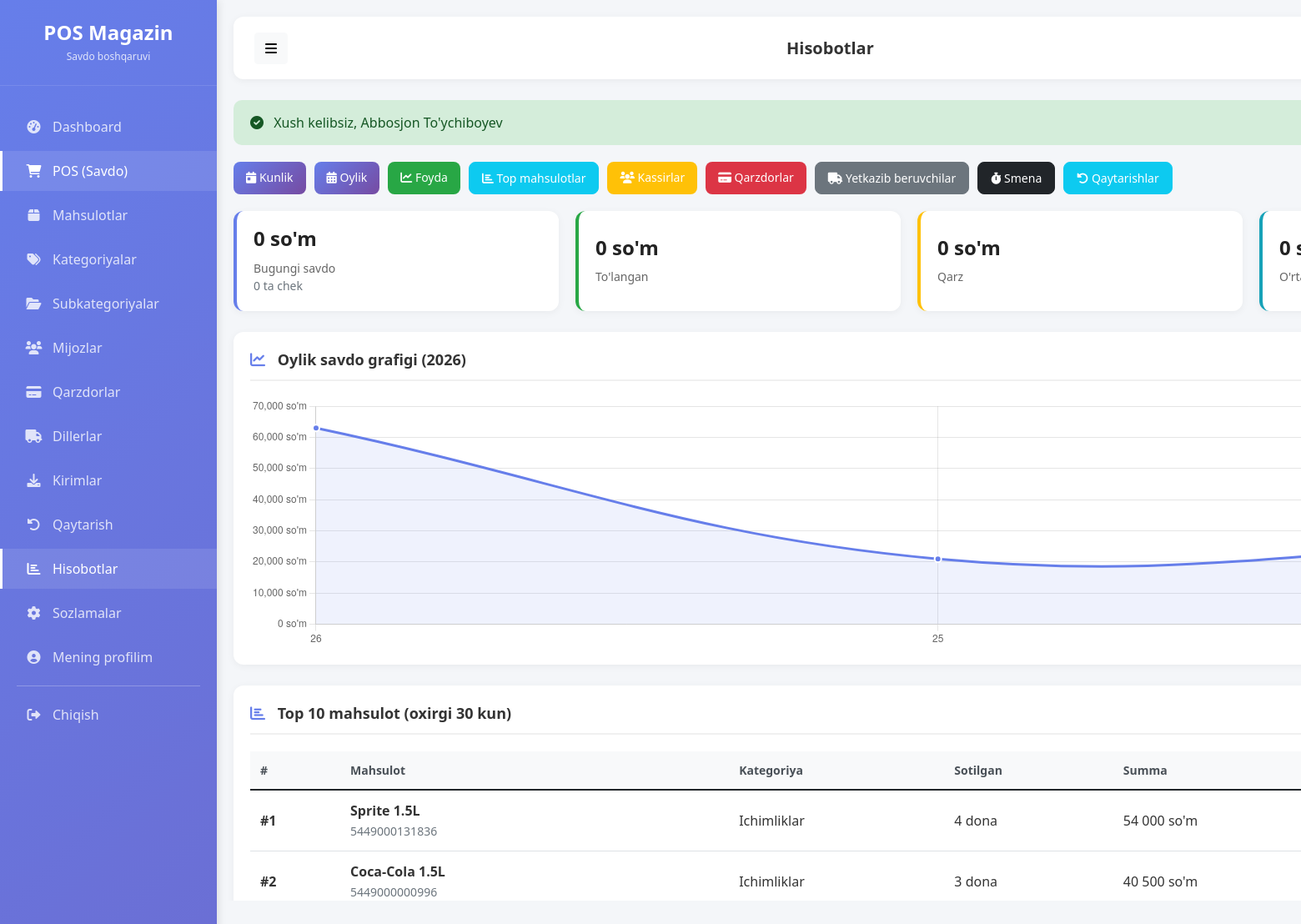
Screenshot of /reports (signed in) with the database file from the repository.
### tables this page shows
CREATE TABLE `mahsulotlar` (
  `id` int(20) UNSIGNED NOT NULL,
  `kategoriya_id` bigint(20) UNSIGNED NOT NULL,
  `subkategoriya_id` bigint(20) UNSIGNED DEFAULT NULL,
  `nomi` varchar(160) NOT NULL,
  `shtrix_kod` varchar(80) NOT NULL,
  `birlik` varchar(30) NOT NULL DEFAULT 'dona',
  `kelish_narxi` decimal(12,2) NOT NULL DEFAULT 0.00,
  `sotish_narxi` decimal(12,2) NOT NULL DEFAULT 0.00,
  `miqdor` float NOT NULL DEFAULT 0,
  `minimal_miqdor` int(11) NOT NULL DEFAULT 0,
  `faol` tinyint(1) NOT NULL DEFAULT 1,
  `yaratilgan_vaqt` timestamp NULL DEFAULT current_timestamp(),
  `yangilangan_vaqt` timestamp NULL DEFAULT current_timestamp() ON UPDATE current_timestamp(),
  `ochirilgan_vaqt` timestamp NULL DEFAULT NULL
);

CREATE TABLE `kategoriyalar` (
  `id` bigint(20) UNSIGNED NOT NULL,
  `nomi` varchar(120) NOT NULL,
  `izoh` varchar(255) DEFAULT NULL,
  `faol` tinyint(1) NOT NULL DEFAULT 1,
  `tartib` int(11) NOT NULL DEFAULT 0,
  `yaratilgan_vaqt` timestamp NULL DEFAULT current_timestamp(),
  `yangilangan_vaqt` timestamp NULL DEFAULT current_timestamp() ON UPDATE current_timestamp(),
  `ochirilgan_vaqt` timestamp NULL DEFAULT NULL
);

### app/Controllers/Controller.php (called while the page is built, shortened)
<?php
abstract class Controller {
    protected function view($view, $data = [], $layout = 'main') {
        $viewPath = APP_PATH . '/Views/pages/' . $view . '.php';
        extract($data);
        require $viewPath;
    }
}

### app/Controllers/ReportController.php (called while the page is built, shortened)
<?php
class ReportController extends Controller {
    private $reportModel;
    public function __construct() {
        $this->reportModel = new Report();
    }
    public function index() {
        $today = date('Y-m-d');
        $dailyReport = $this->reportModel->getDailyReport($today);
        $dailySales = $this->reportModel->getDailySales($today);
        $currentYear = date('Y');
        $currentMonth = date('m');
        $monthlyReport = $this->reportModel->getMonthlyDailyReport($currentYear, $currentMonth);
        $startDate = date('Y-m-d', strtotime('-30 days'));
        $endDate = $today;
        $topProducts = $this->reportModel->getTopProducts($startDate, $endDate, 10);
        $debtors = $this->reportModel->getDebtReport();
        $this->view('reports/index', [
            'dailyReport' => $dailyReport,
            'dailySales' => $dailySales,
            'monthlyReport' => $monthlyReport,
            'topProducts' => $topProducts,
            'debtors' => $debtors,
            'today' => $today,
            'currentYear' => $currentYear,
            'currentMonth' => $currentMonth
        ]);
    }
}

### config/database.php (called while the page is built)
<?php
class Database {
    private static $connection = null;
    public static function getInstance() {
        if (self::$connection === null) {
            try {
                $host = getenv('DB_HOST') ?: 'localhost';
                $dbname = getenv('DB_NAME') ?: 'pos_magazin_uz';
                $user = getenv('DB_USER') ?: 'root';
                $pass = getenv('DB_PASS') ?: '';
                $dsn = "mysql:host=$host;dbname=$dbname;charset=utf8";
                self::$connection = new PDO($dsn, $user, $pass);
                self::$connection->setAttribute(PDO::ATTR_ERRMODE, PDO::ERRMODE_EXCEPTION);
            } catch (PDOException $e) {
                die("Database xatosi: " . $e->getMessage());
            }
        }
        return self::$connection;
    }
}

### app/Models/Report.php (called while the page is built, shortened)
<?php
class Report extends Model {
    public function getTopProducts($startDate, $endDate, $limit = 10) {
        $limit = intval($limit);
        $sql = "
            SELECT
                p.id,
                p.nomi,
                p.shtrix_kod,
                p.birlik,
                k.nomi as kategoriya,
                COUNT(DISTINCT s.id) as savdolar_soni,
                SUM(st.soni) as jami_soni,
                SUM(st.qator_summa) as jami_summa,
                AVG(st.birlik_narx) as ortacha_narx,
                SUM(st.soni * p.kelish_narxi) as jami_tannarx,
                SUM(st.qator_summa) - SUM(st.soni * p.kelish_narxi) as jami_foyda
            FROM mahsulotlar p
            JOIN savdo_tarkibi st ON p.id = st.mahsulot_id
            JOIN savdolar s ON st.savdo_id = s.id
            LEFT JOIN kategoriyalar k ON p.kategoriya_id = k.id
            WHERE DATE(s.sotilgan_vaqt) BETWEEN ? AND ? AND s.holat = 'YAKUNLANGAN'
            GROUP BY p.id
            ORDER BY jami_soni DESC
            LIMIT {$limit}
        ";
        $stmt = $this->db->prepare($sql);
        $stmt->execute([$startDate, $endDate]);
        return $stmt->fetchAll();
    }
    public function getDailyReport($date) {
        $stmt = $this->db->prepare("
            SELECT
                DATE(s.sotilgan_vaqt) as sana,
                COUNT(DISTINCT s.id) as savdolar_soni,
                COUNT(DISTINCT s.kassir_id) as kassirlar_soni,
                COUNT(DISTINCT s.mijoz_id) as mijozlar_soni,
                SUM(s.umumiy_summa) as jami_savdo,
                SUM(s.chegirma_summa) as jami_chegirma,
                SUM(s.yakuniy_summa) as sof_tushum,
                SUM(s.tolangan_summa) as jami_tolov,
                SUM(s.qarz_summa) as jami_qarz,
                AVG(s.yakuniy_summa) as ortacha_chek
            FROM savdolar s
            WHERE DATE(s.sotilgan_vaqt) = ? AND s.holat = 'YAKUNLANGAN'
            GROUP BY DATE(s.sotilgan_vaqt)
        ");
        $stmt->execute([$date]);
        return $stmt->fetch();
    }
    public function getDailySalesRange($startDate, $endDate, $filters = []) {
        $whereConditions = [];
        $params = [$startDate, $endDate];
        $whereClause = !empty($whereConditions) ? " AND " . implode(" AND ", $whereConditions) : "";
        $stmt = $this->db->prepare("
            SELECT
                DATE(s.sotilgan_vaqt) as sana,
                COUNT(DISTINCT s.id) as savdolar_soni,
                SUM(s.yakuniy_summa) as jami_savdo,
                SUM(s.chegirma_summa) as jami_chegirma,
                SUM(s.qarz_summa) as jami_qarz
            FROM savdolar s
            WHERE DATE(s.sotilgan_vaqt) BETWEEN ? AND ? AND s.holat = 'YAKUNLANGAN' {$whereClause}
            GROUP BY DATE(s.sotilgan_vaqt)
            ORDER BY sana DESC
        ");
        $stmt->execute($params);
        return $stmt->fetchAll();
    }
    public function getMonthlyDailyReport($year, $month, $filters = []) {
        $startDate = sprintf('%04d-%02d-01', $year, $month);
        $endDate = date('Y-m-t', strtotime($startDate));
        $rows = $this->getDailySalesRange($startDate, $endDate, $filters);
        return array_map(function($row) {
            return [
                'kun' => (int) date('j', strtotime($row['sana'])),
                'savdolar_soni' => $row['savdolar_soni'],
                'kunlik_savdo' => $row['jami_savdo'],
                'kunlik_chegirma' => $row['jami_chegirma'],
                'kunlik_qarz' => $row['jami_qarz'],
            ];
        }, $rows);
    }
}

### app/Models/Model.php (called while the page is built, shortened)
<?php
abstract class Model {
    public function __construct() {
        $this->db = \Database::getInstance();
    }
}

### app/Views/pages/reports/index.php (the view, shortened to what this page needs)
<script>
    // Monthly chart data
    const monthlyData = <?= json_encode($monthlyReport ?? []) ?>;
    // Prepare chart data
    const days = [];
    const sales = [];
    monthlyData.forEach(item => {
        days.push(item.kun);
        sales.push(item.kunlik_savdo);
    });
    // Create chart
    const ctx = document.getElementById('monthlyChart').getContext('2d');
    new Chart(ctx, {
        type: 'line',
        data: {
            labels: days,
            datasets: [{
                label: 'Kunlik savdo (so\'m)',
                data: sales,
                borderColor: '#667eea',
                backgroundColor: 'rgba(102, 126, 234, 0.1)',
                tension: 0.4,
                fill: true,
                pointBackgroundColor: '#667eea',
                pointBorderColor: '#fff',
                pointBorderWidth: 2,
                pointRadius: 4
            }]
        },
        options: {
            responsive: true,
            maintainAspectRatio: false,
            plugins: {
                legend: {
                    display: false
                },
                tooltip: {
                    callbacks: {
                        label: function(context) {
                            return context.raw.toLocaleString() + ' so\'m';
                        }
                    }
                }
            },
            scales: {
                y: {
                    beginAtZero: true,
                    ticks: {
                        callback: function(value) {
                            return value.toLocaleString() + ' so\'m';
                        }
                    }
                }
            }
        }
    });
    // Tooltips
    document.addEventListener('DOMContentLoaded', function() {
        const tooltips = document.querySelectorAll('[data-bs-toggle="tooltip"]');
        if (tooltips.length > 0) {
            tooltips.forEach(tooltip => new bootstrap.Tooltip(tooltip));
        }
    });
</script>
<div class="report-actions">
    <a href="/new-pos/reports/daily" class="btn btn-primary"><i class="fas fa-calendar-day"></i> Kunlik</a>
    <a href="/new-pos/reports/monthly" class="btn btn-primary"><i class="fas fa-calendar-alt"></i> Oylik</a>
    <a href="/new-pos/reports/profit" class="btn btn-success"><i class="fas fa-chart-line"></i> Foyda</a>
    <a href="/new-pos/reports/top-products" class="btn btn-info"><i class="fas fa-chart-bar"></i> Top mahsulotlar</a>
    <a href="/new-pos/reports/cashiers" class="btn btn-warning"><i class="fas fa-users"></i> Kassirlar</a>
    <a href="/new-pos/reports/debtors" class="btn btn-danger"><i class="fas fa-credit-card"></i> Qarzdorlar</a>
    <a href="/new-pos/reports/dealers" class="btn btn-secondary"><i class="fas fa-truck"></i> Yetkazib beruvchilar</a>
    <a href="/new-pos/reports/shifts" class="btn btn-dark"><i class="fas fa-stopwatch"></i> Smena</a>
    <a href="/new-pos/reports/returns" class="btn btn-info"><i class="fas fa-undo-alt"></i> Qaytarishlar</a>
</div>
<div class="stats-grid">
    <div class="stat-card primary">
        <div class="stat-value"><?= number_format($dailyReport['jami_savdo'] ?? 0, 0, ',', ' ') ?> so'm</div>
        <div class="stat-label">Bugungi savdo</div>
        <small class="text-muted"><?= $dailyReport['savdolar_soni'] ?? 0 ?> ta chek</small>
    </div>
    <div class="stat-card success">
        <div class="stat-value"><?= number_format($dailyReport['jami_tolov'] ?? 0, 0, ',', ' ') ?> so'm</div>
        <div class="stat-label">To'langan</div>
    </div>
    <div class="stat-card warning">
        <div class="stat-value"><?= number_format($dailyReport['jami_qarz'] ?? 0, 0, ',', ' ') ?> so'm</div>
        <div class="stat-label">Qarz</div>
    </div>
    <div class="stat-card info">
        <div class="stat-value"><?= number_format($dailyReport['ortacha_chek'] ?? 0, 0, ',', ' ') ?> so'm</div>
        <div class="stat-label">O'rtacha chek</div>
    </div>
</div>
<div class="chart-container">
    <div class="card-title">
        <i class="fas fa-chart-line"></i> Oylik savdo grafigi (<?= $currentYear ?? date('Y') ?>)
    </div>
    <div style="height: 300px;">
        <canvas id="monthlyChart"></canvas>
    </div>
</div>
<div class="table-card">
    <div class="card-title">
        <i class="fas fa-chart-bar"></i> Top 10 mahsulot (oxirgi 30 kun)
    </div>
    <div class="table-responsive">
        <table class="table table-hover">
            <thead>
                <tr>
                    <th>#</th>
                    <th>Mahsulot</th>
                    <th>Kategoriya</th>
                    <th>Sotilgan</th>
                    <th>Summa</th>
                </tr>
            </thead>
            <tbody>
                <?php if (empty($topProducts)): ?>
                    <tr>
                        <td colspan="6" class="text-center py-4">
                            <i class="fas fa-box-open fa-3x text-muted mb-3"></i>
                            <p class="text-muted">Ma'lumot yo'q</p>
                        </td>
                    </tr>
                <?php else: ?>
                    <?php foreach ($topProducts as $index => $product): ?>
                    <tr>
                        <td><strong>#<?= $index + 1 ?></strong></td>
                        <td>
                            <strong><?= htmlspecialchars($product['nomi']) ?></strong>
                            <br><small class="text-muted"><?= $product['shtrix_kod'] ?></small>
                        </td>
                        <td><?= $product['kategoriya'] ?? '-' ?></td>
                        <td><?= $product['jami_soni'] ?> <?= $product['birlik'] ?></td>
                        <td><?= number_format($product['jami_summa'], 0, ',', ' ') ?> so'm</td>
                    </tr>
                    <?php endforeach; ?>
                <?php endif; ?>
            </tbody>
        </table>
    </div>
</div>

### public/index.php (shortened to what this page needs)
<?php
require_once __DIR__ . '/../config/database.php';
spl_autoload_register(function ($class) {
    $prefix = 'App\\';
    $base_dir = APP_PATH . '/';
    $len = strlen($prefix);
    $relative_class = substr($class, $len);
    $file = $base_dir . str_replace('\\', '/', $relative_class) . '.php';
});
$requestUri = $_SERVER['REQUEST_URI'];
$basePath = '/new-pos';
if (strpos($requestUri, $basePath) === 0) {
    $requestUri = substr($requestUri, strlen($basePath));
}
$requestUri = strtok($requestUri, '?');
$requestUri = str_replace('/public', '', $requestUri);
$requestUri = trim($requestUri, '/');
$routesFile = ROUTES_PATH . '/web.php';
$routes = require $routesFile;
$httpMethod = $_SERVER['REQUEST_METHOD'];
$isAjax = (!empty($_SERVER['HTTP_X_REQUESTED_WITH']) &&
    strtolower($_SERVER['HTTP_X_REQUESTED_WITH']) === 'xmlhttprequest');
$dispatchMethods = $isAjax ? ['AJAX', $httpMethod] : [$httpMethod];
route_dispatch($routes, $dispatchMethods, $requestUri);
function route_dispatch($routes, array $methods, $uri) {
    foreach ($methods as $method) {
        foreach ($routes[$method] as $pattern => $handler) {
        $pattern = trim($pattern, '/');
        $regexPattern = preg_replace('/\{[a-zA-Z0-9_]+\}/', '([^/]+)', $pattern);
        $regexPattern = '/^' . str_replace('/', '\/', $regexPattern) . '$/';
        if (preg_match($regexPattern, $uri, $matches)) {
            array_shift($matches);
            list($controller, $action) = $handler;
            $controllerInstance = new $controllerClass();
            call_user_func_array([$controllerInstance, $action], $matches);
            return;
        }
        }
    }
}

### rows the page displays
mahsulotlar: nomi "Sprite 1.5L", shtrix_kod "5449000131836", kategoriyalar.nomi "Ichimliklar", jami_soni "4", birlik "dona", jami_summa "54 000"
mahsulotlar: nomi "Coca-Cola 1.5L", shtrix_kod "5449000000996", kategoriyalar.nomi "Ichimliklar", jami_soni "3", birlik "dona", jami_summa "40 500"

### other values shown
$dailyReport['jami_savdo'] "0"
$dailyReport['savdolar_soni'] "0"
$dailyReport['jami_tolov'] "0"
$dailyReport['jami_qarz'] "0"
$dailyReport['ortacha_chek'] "0"
